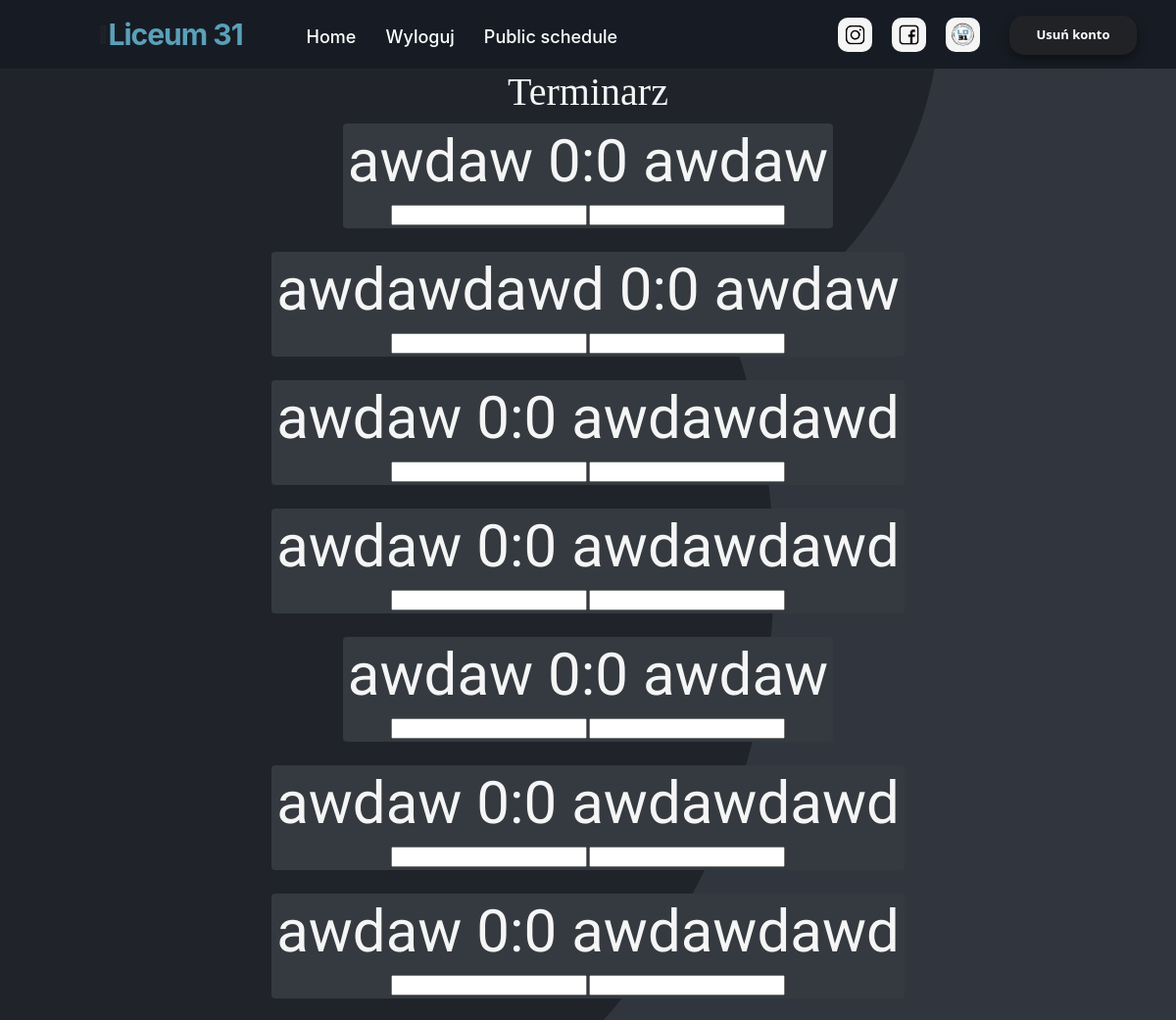
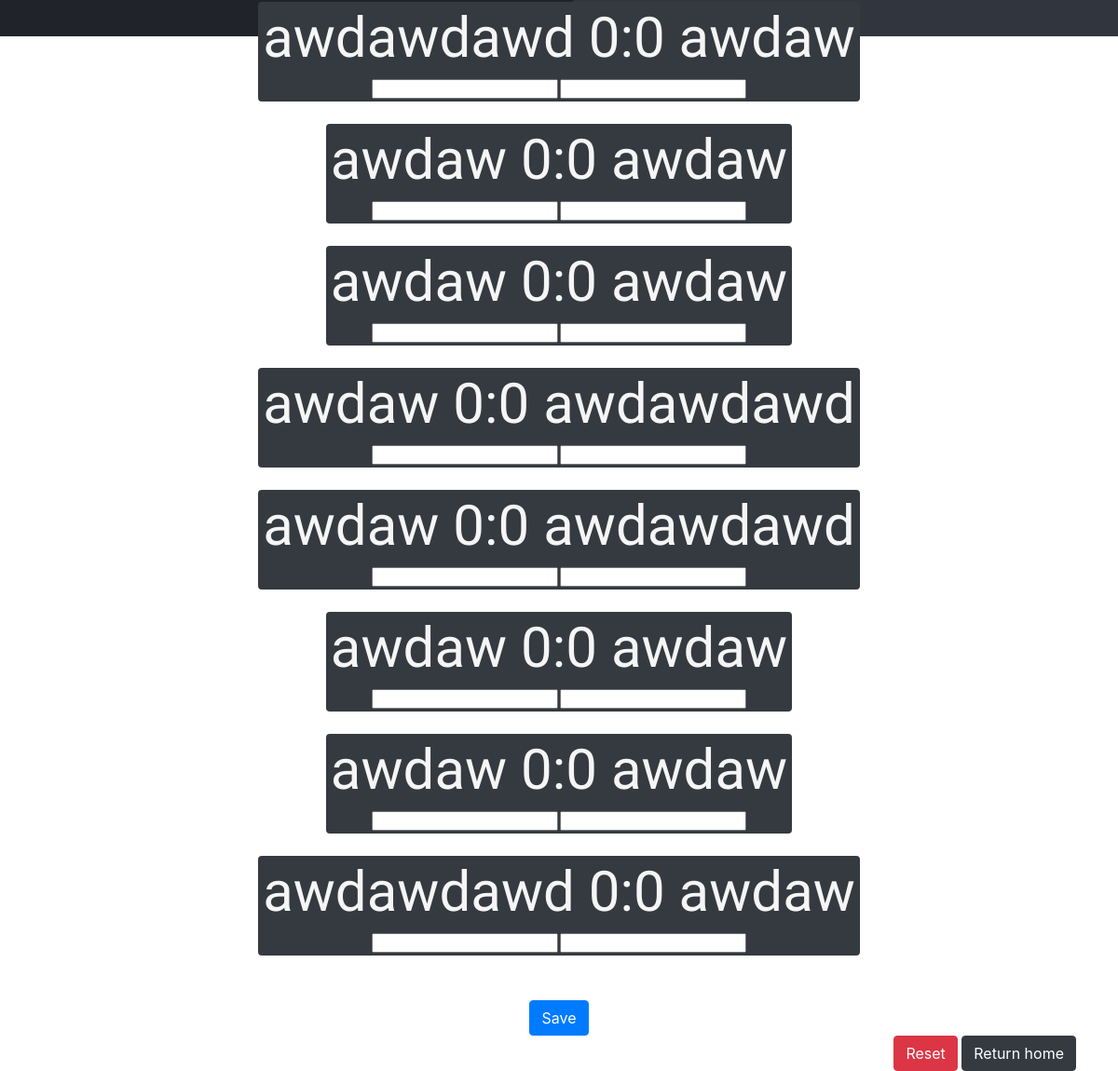
Page /update-schedule (signed in) on the committed database (2 pictures, top to bottom).
### website/models.py (models this page shows)
class Dual(db.Model):
    id = db.Column(db.Integer,primary_key=True)
    tournament_id = db.Column(db.Integer,db.ForeignKey('tournament.id'))
    player1_id = db.Column(db.Integer,db.ForeignKey('player.id'))
    player2_id = db.Column(db.Integer,db.ForeignKey('player.id'))
    player_1 = db.relationship('Player', foreign_keys=[player1_id])
    player_2 = db.relationship('Player', foreign_keys=[player2_id])
    score_1 = db.Column(db.Integer,default=0)
    score_2 = db.Column(db.Integer,default=0)
    round_number = db.Column(db.Integer)

class Player(db.Model):
    id = db.Column(db.Integer,primary_key=True)
    tournament_id = db.Column(db.Integer,db.ForeignKey('tournament.id'))
    name = db.Column(db.String(100000))
    standing = db.relationship('Standing')

### website/views.py (the view, shortened to what this page needs)
@views.route('update-schedule',methods=['POST','GET'])
@login_required
def update_schedule():
    tournament = Tournament.query.filter_by(id=current_user.actual_tournament_id).first()
    return render_template("update_schedule.html",user=current_user,tournament=tournament)

### website/__init__.py (called while the page is built)
def create_app():
    app = Flask(__name__)
    app.config['SECRET_KEY'] = 'kjabwdlajbal'
    app.config['SQLALCHEMY_DATABASE_URI'] = f'sqlite:///{DB_NAME}'
    db.init_app(app)  # inicjowanie bazy danych dla aplikacji
    from .views import views
    from .auth import auth
    app.register_blueprint(views, url_prefix='/')
    app.register_blueprint(auth, url_prefix='/')
    from .models import User,Player
    create_datebase(app)
    login_manager = LoginManager()
    login_manager.login_view = 'auth.login'
    login_manager.init_app(app)
    @login_manager.user_loader
    def load_user(id):
        return User.query.get(int(id))
    return app

### website/templates/update_schedule.html (shortened to what this page needs)
{% extends "base.html" %} {% block title %}Terminarz{% endblock %} {% block
content %}
<h1 align="center">Terminarz</h1>
<ol class="list-group list-group-flush" id="pary">
<form method="POST">
  {% for dual in tournament.duals %}
  <div align="center">
    <ol class="badge badge-dark">
        <h3>{{dual.player_1.name}} {{dual.score_1}}:{{dual.score_2}} {{dual.player_2.name}}</h3>
      <input name="score" type="number" id="score[]" />
      <input name="score" type="number" id="score[]" />
    </ol>
  </div>
  <br />
  {% endfor %}
</ol>
<br />
<div align="center">
  <button type="submit" href="/schedule" class="btn btn-primary">Save</button>
</div>
  <div align="right">
      <a type="button" href="/delete-schedule" class="btn btn-danger">Reset</a>
    <a type="button" href="/" class="btn btn-dark">Return home</a>
  </div>
{% endblock %}

### website/templates/base.html (shortened to what this page needs)
<!DOCTYPE html>
<html>
<head>
    <link rel="stylesheet" href="https://stackpath.bootstrapcdn.com/bootstrap/4.4.1/css/bootstrap.min.css" />
    <link rel="stylesheet" href="https://stackpath.bootstrapcdn.com/font-awesome/4.7.0/css/font-awesome.min.css" />
    <link rel="stylesheet" href="{{ url_for('static', filename='style.css') }}">
</head>
<body>
    <nav>
        <div class="menu-icon">
            <span class="fas fa-bars"></span></div>
        <div class="logo" style="color: #5AA0BA; font-weight: 700;">
            Liceum 31</div>
        <div class="nav-items">
            {% if user.is_authenticated %}
            <li><a class="linkbutton link-active" id="home" href="/">Home</a></li>
            <li><a class="linkbutton" id="logout" href="/logout">Wyloguj</a></li>
            <li><a class="linkbutton" href="/public-schedule">Public schedule</a></li>
            {% else %}
            <li><a class="linkbutton" id="login" href="/login">Zaloguj</a></li>
            <li><a class="linkbutton" id="signUp" href="/sign-up">Zarejestruj się</a></li>
            {% endif %}
        </div>
        <a href="https://www.instagram.com/31lokrakow" target="_blank" rel="noopener noreferrer"> <img style="margin-right: 20px;" class="logo_social" src="../static/instragram-icon.png" width="35" height="35" alt="Instagram logo"></a>
        <a href="https://www.facebook.com/31LOKrakow" target="_blank" rel="noopener noreferrer"> <img style="margin-right: 20px;" class="logo_social" src="../static/facebook-icon.png" width="35" height="35" alt="Facebook logo"></a>
        <a href="https://www.lo31.krakow.pl/" target="_blank" rel="noopener noreferrer"> <img class="logo_social" src="../static/logo 31lo.png" width="35" height="35" alt="Oficjalna strona 31LO"></a>
        <button style="margin-left: 30px; margin-right: -60px;" align="right" type="submit" class="btn-danger_nav" onClick="deleteUser({{user.id}})">
      Usuń konto
    </button>
    </nav>
    <div class="container">{% block content %} {% endblock %}</div>
</body>
</html>

### website/static/style.css (style rules this page uses)
body { background-image: url("../static/bgp.png"); scroll-behavior: smooth; overflow: overlay; background-repeat: no-repeat; background-attachment: fixed }
.list-group { display: flex; flex-direction: column; padding-left: 0; margin-bottom: 0; font-weight: 700; }
nav { background: #171c24; display: flex; flex-wrap: wrap; align-items: center; justify-content: space-between; height: 70px; padding: 0 100px; }
nav .logo { color: #fff; font-size: 30px; font-weight: 600; letter-spacing: -1px; text-decoration: none; }
nav .nav-items { display: flex; flex: 1; padding: 0 0 0 50px; margin-top: 4px; }
nav .nav-items li { list-style: none; padding: 0 15px; }
nav .nav-items li a { color: #fff; font-size: 18px; font-weight: 500; text-decoration: none; }
.logo_social { border-radius: 10px; background-color: whitesmoke; }
h3 { color: whitesmoke; font-family: 'Stick No Bills', sans-serif; font-size: 60px; }
a { color: #fff; font-size: 15px; font-weight: 500; text-decoration: none; }
h1 { color: whitesmoke; font-family: 'Gluten', cursive; }
.btn-danger_nav { background-color: #202225; border: 0; width: 130px; height: 40px; border-radius: 15px; font-family: "Segoe UI", Tahoma, Geneva, Verdana, sans-serif; color: white; font-size: 13px; font-weight: bold; outline: none; box-shadow: 0px 5px 12px rgba(0, 0, 0, 0.4); transition: 0.5s; backface-visibility: hidden; margin-top: 1px; }

### rows in the picture
Dual: player_1.name "awdaw", score_1 "0", score_2 "0", player_2.name "awdaw"
Dual: player_1.name "awdawdawd", score_1 "0", score_2 "0", player_2.name "awdaw"
Dual: player_1.name "awdaw", score_1 "0", score_2 "0", player_2.name "awdawdawd"
Dual: player_1.name "awdaw", score_1 "0", score_2 "0", player_2.name "awdawdawd"
Dual: player_1.name "awdaw", score_1 "0", score_2 "0", player_2.name "awdaw"
Dual: player_1.name "awdaw", score_1 "0", score_2 "0", player_2.name "awdawdawd"
Dual: player_1.name "awdaw", score_1 "0", score_2 "0", player_2.name "awdawdawd"
Dual: player_1.name "awdawdawd", score_1 "0", score_2 "0", player_2.name "awdaw"
Dual: player_1.name "awdaw", score_1 "0", score_2 "0", player_2.name "awdaw"
Dual: player_1.name "awdaw", score_1 "0", score_2 "0", player_2.name "awdaw"
Dual: player_1.name "awdaw", score_1 "0", score_2 "0", player_2.name "awdawdawd"
Dual: player_1.name "awdaw", score_1 "0", score_2 "0", player_2.name "awdawdawd"
Dual: player_1.name "awdaw", score_1 "0", score_2 "0", player_2.name "awdaw"
Dual: player_1.name "awdaw", score_1 "0", score_2 "0", player_2.name "awdaw"
Dual: player_1.name "awdawdawd", score_1 "0", score_2 "0", player_2.name "awdaw"
